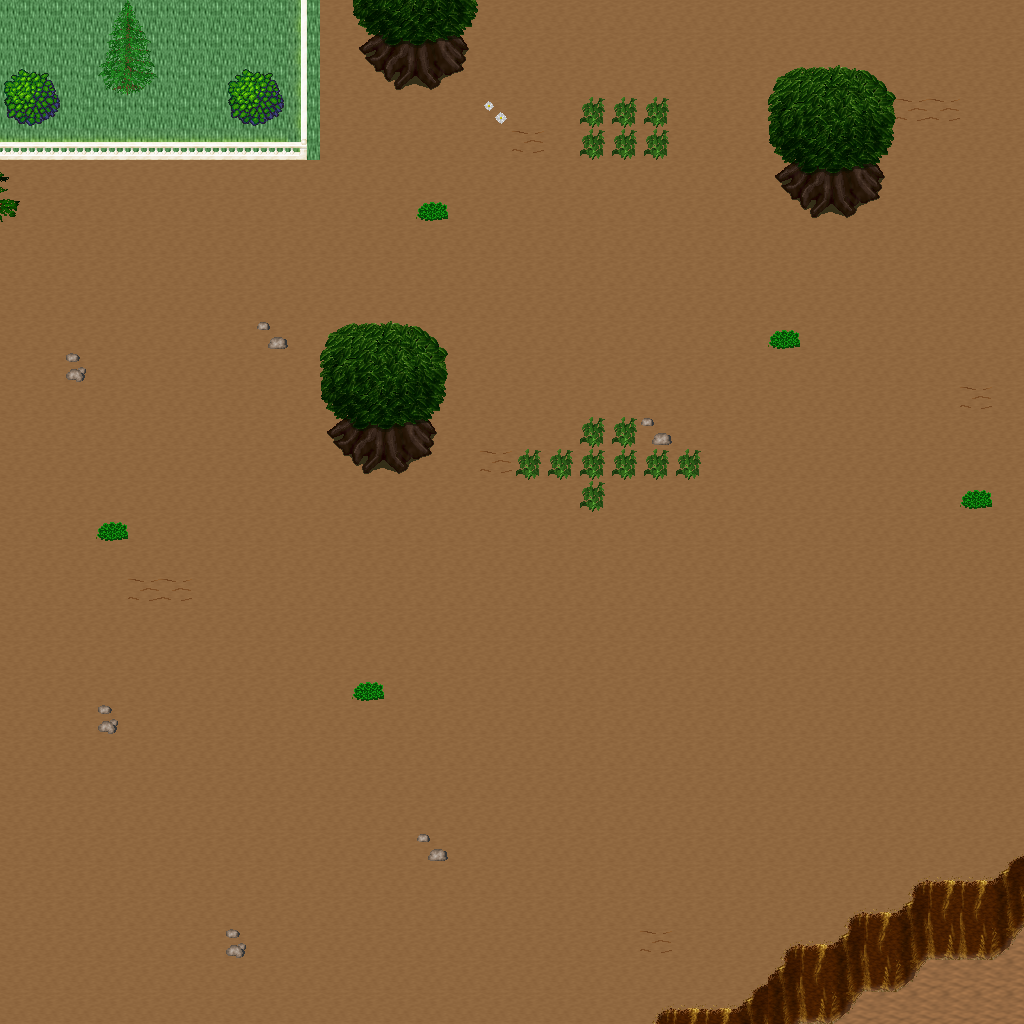

Tiled map render using the project's own tile images. Description and the map definition, with tile-layer contents summarised, below:
An orthogonal 32x32 tile map with 32x32 px tiles, 5 tile layers (Ground, Objects, Objects2, Above, ...), 1 hidden layer not drawn, 37 tilesets.

<map version="1.10" tiledversion="1.11.0" orientation="orthogonal" renderorder="right-down" width="32" height="32" tilewidth="32" tileheight="32" infinite="0" nextlayerid="11" nextobjectid="1">
 <tileset firstgid="1" name="ground_ground" tilewidth="32" tileheight="32" tilecount="33" columns="3">
  <image source="../drawable/ground_ground.png" width="96" height="352" />
 </tileset>
 <tileset firstgid="34" name="ground_ridge_earth_dark" tilewidth="32" tileheight="32" tilecount="96" columns="12">
  <image source="../drawable/ground_ridge_earth_dark.png" width="384" height="256" />
 </tileset>
 <tileset firstgid="130" name="ground_ridge_earth_pale" tilewidth="32" tileheight="32" tilecount="96" columns="12">
  <image source="../drawable/ground_ridge_earth_pale.png" width="384" height="256" />
 </tileset>
 <tileset firstgid="226" name="ground_earth_edges" tilewidth="32" tileheight="32" tilecount="18" columns="6">
  <image source="../drawable/ground_earth_edges.png" width="192" height="96" />
 </tileset>
 <tileset firstgid="244" name="ground_rock_pebbles" tilewidth="32" tileheight="32" tilecount="3" columns="1">
  <image source="../drawable/ground_rock_pebbles.png" width="32" height="96" />
 </tileset>
 <tileset firstgid="247" name="plant_grasses" tilewidth="32" tileheight="32" tilecount="6" columns="3">
  <image source="../drawable/plant_grasses.png" width="96" height="64" />
 </tileset>
 <tileset firstgid="253" name="plant_flower_daisy_yellow" tilewidth="32" tileheight="32" tilecount="8" columns="2">
  <image source="../drawable/plant_flower_daisy_yellow.png" width="64" height="128" />
 </tileset>
 <tileset firstgid="261" name="plant_bush_bushes" tilewidth="32" tileheight="32" tilecount="10" columns="5">
  <image source="../drawable/plant_bush_bushes.png" width="160" height="64" />
 </tileset>
 <tileset firstgid="271" name="plant_flower_daisy_red" tilewidth="32" tileheight="32" tilecount="8" columns="2">
  <image source="../drawable/plant_flower_daisy_red.png" width="64" height="128" />
 </tileset>
 <tileset firstgid="279" name="plant_tree_tree_darkgreen" tilewidth="32" tileheight="32" tilecount="88" columns="8">
  <image source="../drawable/plant_tree_tree_darkgreen.png" width="256" height="352" />
 </tileset>
 <tileset firstgid="367" name="plant_flower_daisy_blue" tilewidth="32" tileheight="32" tilecount="8" columns="2">
  <image source="../drawable/plant_flower_daisy_blue.png" width="64" height="128" />
 </tileset>
 <tileset firstgid="375" name="item_corpse_skull_pale" tilewidth="32" tileheight="32" tilecount="2" columns="2">
  <image source="../drawable/item_corpse_skull_pale.png" width="64" height="32" />
 </tileset>
 <tileset firstgid="377" name="plant_vine" tilewidth="32" tileheight="32" tilecount="3" columns="1">
  <image source="../drawable/plant_vine.png" width="32" height="96" />
 </tileset>
 <tileset firstgid="380" name="plant_flower_daisy_white" tilewidth="32" tileheight="32" tilecount="8" columns="2">
  <image source="../drawable/plant_flower_daisy_white.png" width="64" height="128" />
 </tileset>
 <tileset firstgid="388" name="item_corpse_huge_animal" tilewidth="32" tileheight="32" tilecount="16" columns="2">
  <image source="../drawable/item_corpse_huge_animal.png" width="64" height="256" />
 </tileset>
 <tileset firstgid="404" name="building_fence_fence_chunky" tilewidth="32" tileheight="32" tilecount="21" columns="3">
  <image source="../drawable/building_fence_fence_chunky.png" width="96" height="224" />
 </tileset>
 <tileset firstgid="425" name="ground_eye" tilewidth="32" tileheight="32" tilecount="9" columns="3">
  <image source="../drawable/ground_eye.png" width="96" height="96" />
 </tileset>
 <tileset firstgid="434" name="logic_creature_gnome" tilewidth="32" tileheight="32" tilecount="6" columns="6">
  <image source="../drawable/logic_creature_gnome.png" width="192" height="32" />
 </tileset>
 <tileset firstgid="440" name="logic_creature_animal" tilewidth="32" tileheight="32" tilecount="32" columns="8">
  <image source="../drawable/logic_creature_animal.png" width="256" height="128" />
 </tileset>
 <tileset firstgid="472" name="logic_collision" tilewidth="32" tileheight="32" tilecount="1" columns="1">
  <image source="../drawable/logic_collision.png" width="32" height="32" />
 </tileset>
 <tileset firstgid="473" name="plant_tree_taller_trees" tilewidth="32" tileheight="32" tilecount="32" columns="8">
  <image source="../drawable/plant_tree_taller_trees.png" width="256" height="128" />
 </tileset>
 <tileset firstgid="505" name="plant_tree_spruce" tilewidth="32" tileheight="32" tilecount="6" columns="2">
  <image source="../drawable/plant_tree_spruce.png" width="64" height="96" />
 </tileset>
 <tileset firstgid="511" name="ground_blue_paving" tilewidth="32" tileheight="32" tilecount="2" columns="1">
  <image source="../drawable/ground_blue_paving.png" width="32" height="64" />
 </tileset>
 <tileset firstgid="513" name="ground_grass_edges" tilewidth="32" tileheight="32" tilecount="36" columns="12">
  <image source="../drawable/ground_grass_edges.png" width="384" height="96" />
 </tileset>
 <tileset firstgid="549" name="ground_grass_corners" tilewidth="32" tileheight="32" tilecount="24" columns="6">
  <image source="../drawable/ground_grass_corners.png" width="192" height="128" />
 </tileset>
 <tileset firstgid="573" name="logic_item_fruits" tilewidth="32" tileheight="32" tilecount="16" columns="8">
  <image source="../drawable/logic_item_fruits.png" width="256" height="64" />
 </tileset>
 <tileset firstgid="589" name="building_house_pink_blue" tilewidth="32" tileheight="32" tilecount="99" columns="11">
  <image source="../drawable/building_house_pink_blue.png" width="352" height="288" />
 </tileset>
 <tileset firstgid="688" name="building_fence_stone_fence_white" tilewidth="32" tileheight="32" tilecount="9" columns="3">
  <image source="../drawable/building_fence_stone_fence_white.png" width="96" height="96" />
 </tileset>
 <tileset firstgid="697" name="plant_tree_pine_tree" tilewidth="32" tileheight="32" tilecount="20" columns="4">
  <image source="../drawable/plant_tree_pine_tree.png" width="128" height="160" />
 </tileset>
 <tileset firstgid="717" name="furniture_chair_bench_wooden" tilewidth="32" tileheight="32" tilecount="8" columns="2">
  <image source="../drawable/furniture_chair_bench_wooden.png" width="64" height="128" />
 </tileset>
 <tileset firstgid="725" name="item_postbox" tilewidth="32" tileheight="32" tilecount="4" columns="2">
  <image source="../drawable/item_postbox.png" width="64" height="64" />
 </tileset>
 <tileset firstgid="729" name="logic_portal" tilewidth="32" tileheight="32" tilecount="24" columns="8">
  <image source="../drawable/logic_portal.png" width="256" height="96" />
 </tileset>
 <tileset firstgid="753" name="furniture_light_lamp_blue" tilewidth="32" tileheight="32" tilecount="3" columns="1">
  <image source="../drawable/furniture_light_lamp_blue.png" width="32" height="96" />
 </tileset>
 <tileset firstgid="756" name="light_dim_light_7x5" tilewidth="32" tileheight="32" tilecount="35" columns="7">
  <image source="../drawable/light_dim_light_7x5.png" width="224" height="160" />
 </tileset>
 <tileset firstgid="791" name="light_light_5x5" tilewidth="32" tileheight="32" tilecount="25" columns="5">
  <image source="../drawable/light_light_5x5.png" width="160" height="160" />
 </tileset>
 <tileset firstgid="816" name="logic_creature_reptile" tilewidth="32" tileheight="32" tilecount="7" columns="7">
  <image source="../drawable/logic_creature_reptile.png" width="224" height="32" />
 </tileset>
 <tileset firstgid="823" name="plant_bushes_and_trees" tilewidth="32" tileheight="32" tilecount="144" columns="16">
  <image source="../drawable/plant_bushes_and_trees.png" width="512" height="289" />
 </tileset>
 <layer id="1" name="Ground" width="32" height="32">
  <data>[1024 cells, 1024 non-empty, 3 distinct tile ids]</data>
 </layer>
 <layer id="2" name="Objects" width="32" height="32">
  <data>[1024 cells, 52 non-empty, 14 distinct tile ids]</data>
 </layer>
 <layer id="3" name="Objects2" width="32" height="32">
  <data>[1024 cells, 68 non-empty, 15 distinct tile ids]</data>
 </layer>
 <layer id="4" name="Above" width="32" height="32">
  <data>[1024 cells, 47 non-empty, 25 distinct tile ids]</data>
 </layer>
 <layer id="5" name="Above2" width="32" height="32">
  <data>[1024 cells, 0 non-empty, 0 distinct tile ids]</data>
 </layer>
 <layer id="6" name="Walkable" width="32" height="32" visible="0">
  <data>[1024 cells, 79 non-empty, 1 distinct tile ids]</data>
 </layer>
 <objectgroup id="7" name="Mapevents" />
 <objectgroup id="8" name="Spawn" />
 <objectgroup id="9" name="Keys" />
 <objectgroup id="10" name="Replace" />
</map>
